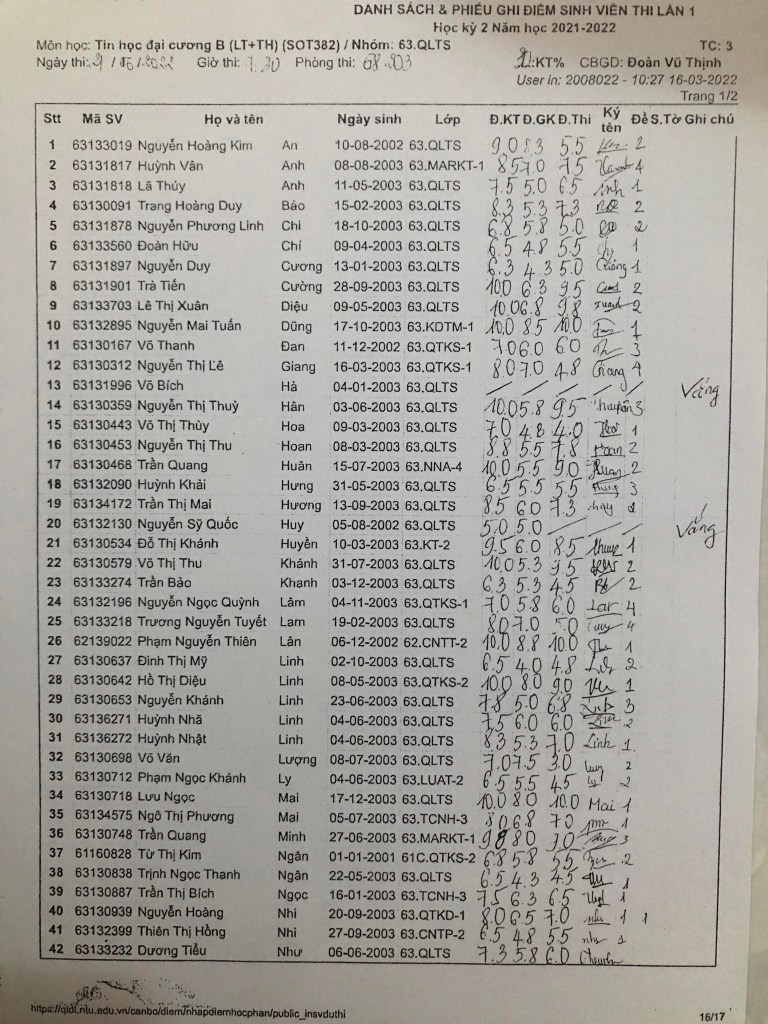
#> input picture Images/Anh5.jpg, 1536 x 2048 px, found by its file name (shown at 1/2 size)
$ python main.py
#> lines starting #> are read from the running program, lines starting #| are printed output that depends on the picture; after the words box and inside, x2 and y2 are one past the last pixel; in counts of white or black regions, pixels touching at a corner belong together
import cv2
import numpy
import numpy as np
import os

# Cac duong mau do la phat hien duong thang
# Cac duong mau vang la khung phat hien vung bang de cat anh

working_directory = os.getcwd()
IMAGE = cv2.imread(working_directory + "\Images\Anh5.jpg")
#> IMAGE is the input picture: shape (2048, 1536, 3); mean B, G, R 159.6, 165.5, 168.2
detectedLinesImg = IMAGE.copy()


def sortX(val):
    return val[0]


def sortY(val):
    return val[1]


def preprocess(image, level):
    gray_img = cv2.cvtColor(image, cv2.COLOR_BGR2GRAY)  # Chuyen ve anh xam
    smooth_img = cv2.GaussianBlur(gray_img, (level, level), 0)  # Lam min anh
    im_bw = cv2.adaptiveThreshold(smooth_img, 255, cv2.ADAPTIVE_THRESH_GAUSSIAN_C, cv2.THRESH_BINARY, 15,
                                  8)  # Nhi phan anh
    return im_bw


def findHorAndVerLines(image, rawImg):
    h_image, w_image, c_image = rawImg.shape

    edges = cv2.Canny(image, 100, 200, None, 3)  # Phat hien canh de xu ly Hough]
    lines = cv2.HoughLinesP(edges, 1, np.pi / 180, 250, None, None, h_image)

    horizontal_lines_tmp = []
    horizontal_lines = []
    vertical_lines_tmp = []
    vertical_lines = []

    # 2 bien nay dung de tinh chieu dai trung binh cac doan thang
    sum_avg_horizontal_line = 0
    sum_avg_vertical_line = 0

    if lines is not None:
        for i in range(0, len(lines)):
            l = lines[i][0]
            if abs(l[3] - l[1]) < h_image / 30 and abs(
                    l[2] - l[0]) > w_image * 2 / 3:  # Neu la duong ngang thi them vao
                sum_avg_horizontal_line += abs(l[2] - l[0])
                horizontal_lines_tmp.append(l)
            if abs(l[2] - l[0]) < w_image / 20:  # Neu la duong doc thi them vao
                sum_avg_vertical_line += abs(l[3] - l[1])
                vertical_lines_tmp.append(l)

    # Khong phat hien duong thang ngang hoac doc thi ket thuc chuong trinh
    if (len(horizontal_lines_tmp) == 0 and len(vertical_lines_tmp) == 0) \
            or (len(horizontal_lines_tmp) == 1 and len(vertical_lines_tmp) == 0) \
            or (len(horizontal_lines_tmp) == 0 and len(vertical_lines_tmp) == 1):
        return None, None

    # TH1: Khong phat hien duoc duong ngang nao, chi co cac duong doc
    if len(horizontal_lines_tmp) == 0:
        avg_vertical_line = sum_avg_vertical_line / len(vertical_lines_tmp)
        for i in range(0, len(vertical_lines_tmp)):
            l = vertical_lines_tmp[i]
            if abs(l[3] - l[1]) >= avg_vertical_line * 0.75:
                vertical_lines.append(l)

        # Sap xep lai cac duong thang theo thu tu tu trai sang phai
        vertical_lines.sort(key=sortX)

        for i in range(0, len(vertical_lines)):
            l = vertical_lines[i]

            # Kiem tra da la diem noi tu tren xuong duoi chua
            if l[1] > l[3]:
                l0 = l[0]
                l1 = l[1]
                l[0] = l[2]
                l[1] = l[3]
                l[2] = l0
                l[3] = l1
        return None, vertical_lines

    # TH2: Phat hien duoc cac duong ngang
    else:
        avg_horizontal_line = sum_avg_horizontal_line / len(horizontal_lines_tmp)
        if horizontal_lines_tmp is not None:
            for i in range(0, len(horizontal_lines_tmp)):
                l = horizontal_lines_tmp[i]
                if abs(l[2] - l[0]) >= avg_horizontal_line * 0.99:
                    horizontal_lines.append(l)
        if len(vertical_lines_tmp) != 0:
            avg_vertical_line = sum_avg_vertical_line / len(vertical_lines_tmp)
            for i in range(0, len(vertical_lines_tmp)):
                l = vertical_lines_tmp[i]
                if abs(l[3] - l[1]) >= avg_vertical_line * 0.75:
                    vertical_lines.append(l)

        # Sap xep lai cac duong thang theo thu tu tu tren xuong duoi
        horizontal_lines.sort(key=sortY)

        # Sap xep lai cac duong thang theo thu tu tu trai sang phai
        vertical_lines.sort(key=sortX)

        for i in range(0, len(vertical_lines)):
            l = vertical_lines[i]

            # Kiem tra da la diem noi tu tren xuong duoi chua
            if l[1] > l[3]:
                l0 = l[0]
                l1 = l[1]
                l[0] = l[2]
                l[1] = l[3]
                l[2] = l0
                l[3] = l1

        return horizontal_lines, vertical_lines


def findCropPoint(image, horizontalLines, verticalLines):
    h_image, w_image, c_image = image.shape

    # TH1: Khong phat hien duoc duong ngang nao, chi co cac duong doc
    if horizontalLines is None:
        sum_top_point = sum_bot_point = 0
        sum_vertical_line = 0
        for i in range(0, len(verticalLines)):
            l = verticalLines[i]
            sum_top_point += l[1]
            sum_bot_point += l[3]
            sum_vertical_line += abs(l[3] - l[1])

        ver_line_avg_pos_top = int(sum_top_point / len(verticalLines))
        ver_line_avg_pos_bot = int(sum_bot_point / len(verticalLines))
        avg_vertical_line = int(sum_vertical_line / len(verticalLines))

        crop_vertical_lines = []
        for i in range(0, len(verticalLines)):
            l = verticalLines[i]
            if abs(l[1] - ver_line_avg_pos_top) < avg_vertical_line / 10 \
                    and abs(l[3] - ver_line_avg_pos_bot) < avg_vertical_line / 10:
                crop_vertical_lines.append(l)

        y1 = ver_line_avg_pos_top
        y2 = ver_line_avg_pos_bot
        x1 = int((crop_vertical_lines[0][0] + crop_vertical_lines[0][2]) / 2)
        x2 = int((crop_vertical_lines[-1][0] + crop_vertical_lines[-1][2]) / 2)

        cv2.line(image, (x1, y1), (x2, y1), (25, 183, 227), 2, cv2.LINE_AA)
        cv2.line(image, (x1, y2), (x2, y2), (25, 183, 227), 2, cv2.LINE_AA)
        cv2.line(image, (x1, y1), (x1, y2), (25, 183, 227), 2, cv2.LINE_AA)
        cv2.line(image, (x2, y1), (x2, y2), (25, 183, 227), 2, cv2.LINE_AA)

        return x1, x2, y1, y2

    # TH2: Phat hien duoc cac duong ngang
    else:
        # Cac duong thang ngang la it nhieu nhat, nen ta lay duong ngang lam chuan
        # Neu nhu thieu duong ngang thi moi xet den duong thang dung

        # Loc lai cac duong thang ngang, sao cho chi con cac duong co vi tri gan giong nhau nhat
        crop_horizontal_lines = []
        sum_left_point = sum_right_point = 0
        sum_horizontal_line = 0
        for i in range(0, len(horizontalLines)):
            l = horizontalLines[i]
            sum_left_point += l[0]
            sum_right_point += l[2]
            sum_horizontal_line += abs(l[2] - l[0])

        hor_line_avg_pos_left = int(sum_left_point / len(horizontalLines))
        hor_line_avg_pos_right = int(sum_right_point / len(horizontalLines))
        avg_horizontal_line = int(sum_horizontal_line / len(horizontalLines))

        for i in range(0, len(horizontalLines)):
            l = horizontalLines[i]
            if abs(l[0] - hor_line_avg_pos_left) < avg_horizontal_line / 10 \
                    and abs(l[2] - hor_line_avg_pos_right) < avg_horizontal_line / 10:
                crop_horizontal_lines.append(l)

        l1 = crop_horizontal_lines[0]
        l2 = crop_horizontal_lines[-1]

        # Truong hop 1: Chi co 1 duong ngang hoac 2 duong ngang rat gan
        # Ta phai xet them cac duong doc (dieu nay co the tao nen ti le loi cao)
        if (l2[1] + l2[3]) / 2 - (l1[1] + l1[3]) / 2 < h_image / 100:
            x1 = x2 = y1 = y2 = 0
            if len(verticalLines) != 0:
                sum_top_point = sum_bot_point = 0
                for i in range(0, len(verticalLines)):
                    l = verticalLines[i]
                    sum_top_point += l[1]
                    sum_bot_point += l[3]

                ver_line_avg_pos_top = int(sum_top_point / len(verticalLines))
                ver_line_avg_pos_bot = int(sum_bot_point / len(verticalLines))

                x1 = hor_line_avg_pos_left
                x2 = hor_line_avg_pos_right

                # Duong ngang nam dau bang
                if (l1[1] + l1[3]) / 2 < (ver_line_avg_pos_top + ver_line_avg_pos_bot) / 3:
                    y1 = int((l1[1] + l1[3]) / 2)
                    y2 = ver_line_avg_pos_bot
                # Duong ngang nam giua bang
                elif (l1[1] + l1[3]) / 2 < (ver_line_avg_pos_top + ver_line_avg_pos_bot) * 2 / 3:
                    y1 = ver_line_avg_pos_top
                    y2 = ver_line_avg_pos_bot
                # Duong ngang nam cuoi bang
                else:
                    y1 = ver_line_avg_pos_top
                    y2 = int((l2[1] + l2[3]) / 2)

                cv2.line(image, (x1, y1), (x2, y1), (25, 183, 227), 2, cv2.LINE_AA)
                cv2.line(image, (x1, y2), (x2, y2), (25, 183, 227), 2, cv2.LINE_AA)
                cv2.line(image, (x1, y1), (x1, y2), (25, 183, 227), 2, cv2.LINE_AA)
                cv2.line(image, (x2, y1), (x2, y2), (25, 183, 227), 2, cv2.LINE_AA)

                return x1, x2, y1, y2
            else:
                return None, None, None, None

        # Truong hop 2: Co cac duong ngang cach xa nhau
        else:
            x1 = int(sum_left_point / len(horizontalLines))
            x2 = int(sum_right_point / len(horizontalLines))
            y1 = int((l1[1] + l1[3]) / 2)
            y2 = int((l2[1] + l2[3]) / 2)

            cv2.line(image, (x1, y1), (x2, y1), (25, 183, 227), 2, cv2.LINE_AA)
            cv2.line(image, (x1, y2), (x2, y2), (25, 183, 227), 2, cv2.LINE_AA)
            cv2.line(image, (x1, y1), (x1, y2), (25, 183, 227), 2, cv2.LINE_AA)
            cv2.line(image, (x2, y1), (x2, y2), (25, 183, 227), 2, cv2.LINE_AA)

            return x1, x2, y1, y2

def extendCropImg(img, x_1, x_2, y_1, y_2):
    h_image, w_image, c_image = img.shape

    if x_1 - 5 > 0:
        x_1 -= 5
    else:
        x_1 = 0

    if x_2 + 5 < w_image:
        x_2 += 5
    else:
        x_2 = w_image

    if y_1 - 5 > 0:
        y_1 -= 5
    else:
        y_1 = 0

    if y_2 + 5 < h_image:
        y_2 += 5
    else:
        y_2 = h_image

    return x_1, x_2, y_1, y_2


im_bw = preprocess(IMAGE, 5)
#> in preprocess, `im_bw = cv2.adaptiveThreshold(smooth_img, 255, cv2.ADAPTIVE_THRESH_GAU..`:
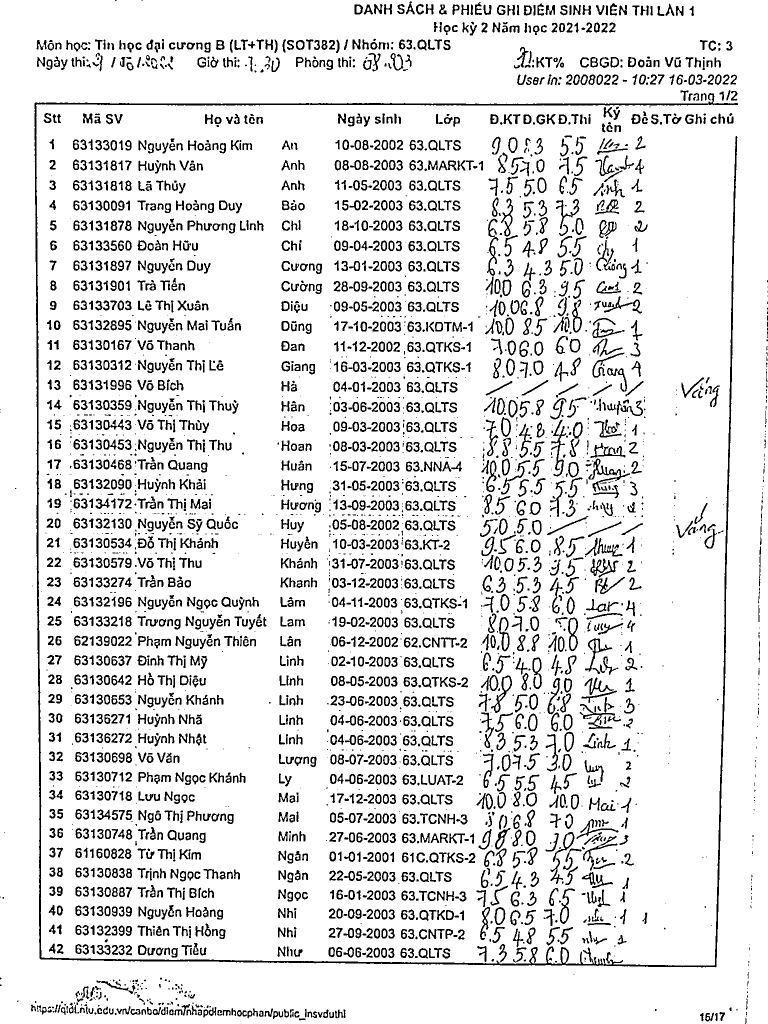
#> im_bw: shape (2048, 1536) (shown at 1/2 size); 88.5% white; 3898 black regions (1291 under 20 px), largest, box (x1, y1, x2, y2) and area: (69, 186, 1476, 1935) 22520, (1177, 917, 1260, 984) 947, (1102, 839, 1133, 953) 770
(horizontal_lines, vertical_lines) = findHorAndVerLines(im_bw, IMAGE)
#> in findHorAndVerLines, `lines = cv2.HoughLinesP(edges, 1, np.pi / 180, 250, None, None, h_image)`: lines = 282 rows, first 6: [69, 206, 1475, 206], [68, 210, 1376, 210], [76, 2023, 76, 79], [68, 209, 1475, 209], [1447, 1453, 1470, 149], [73, 2013, 73, 82]
#> the loop in findHorAndVerLines, `for i in range(0, len(lines)):` made 282 passes
#> (l, sum_avg_vertical_line) on passes 3, 5, 6, 7, 8, 9, 10, 11: ([76, 2023, 76, 79], 1944), ([1447, 1453, 1470, 149], 3248), ([73, 2013, 73, 82], 5179), ([185, 2026, 185, 124], 7081), ([244, 2027, 244, 114], 8994), ([276, 2026, 276, 84], 10936), ([215, 2027, 215, 85], 12878), ([291, 2028, 291, 112], 14794)
#> after the loop in findHorAndVerLines, `for i in range(0, len(lines)):`: horizontal_lines_tmp = [[69, 206, 1475, 206], [68, 210, 1376, 210], [68, 209, 1475, 209], [78, 1914, 1498, 1939], [82, 1910, 1431, 1934], [260, 1922, 1498, 1922]]; sum_avg_horizontal_line = 8128; sum_avg_vertical_line = 524031; vertical_lines_tmp = 274 items, first 6: [76, 2023, 76, 79], [1447, 1453, 1470, 149], [73, 2013, 73, 82], [185, 2026, 185, 124], [244, 2027, 244, 114], [276, 2026, 276, 84]
#> in findHorAndVerLines, `avg_horizontal_line = sum_avg_horizontal_line / len(horizontal_lines_t..`: avg_horizontal_line = 1354.7
#> the loop in findHorAndVerLines, `for i in range(0, len(horizontal_lines_tmp)):` made 6 passes
#> after the loop in findHorAndVerLines, `for i in range(0, len(horizontal_lines_tmp)):`: horizontal_lines = [[69, 206, 1475, 206], [68, 209, 1475, 209], [78, 1914, 1498, 1939], [82, 1910, 1431, 1934]]
#> in findHorAndVerLines, `avg_vertical_line = sum_avg_vertical_line / len(vertical_lines_tmp)`: avg_vertical_line = 1912.5
#> the loop in findHorAndVerLines, `for i in range(0, len(vertical_lines_tmp)):` made 274 passes
#> after the loop in findHorAndVerLines, `for i in range(0, len(vertical_lines_tmp)):`: vertical_lines = 273 items, first 6: [76, 2023, 76, 79], [73, 2013, 73, 82], [185, 2026, 185, 124], [244, 2027, 244, 114], [276, 2026, 276, 84], [215, 2027, 215, 85]
#> the loop in findHorAndVerLines, `for i in range(0, len(vertical_lines)):` made 273 passes
#> (l0, l1) on passes 1 to 8: (72, 2005), (73, 2013), (76, 2023), (77, 2014), (78, 2015), (81, 2020), (99, 2024), (102, 2024)
#> horizontal_lines = [[69, 206, 1475, 206], [68, 209, 1475, 209], [82, 1910, 1431, 1934], [78, 1914, 1498, 1939]]; vertical_lines = 273 items, first 6: [72, 204, 72, 2005], [73, 82, 73, 2013], [76, 79, 76, 2023], [77, 79, 77, 2014], [78, 80, 78, 2015], [81, 90, 81, 2020]

# Ve cac duong thang ngang va doc
for i in range(0, len(horizontal_lines)):
    l = horizontal_lines[i]
    cv2.line(detectedLinesImg, (l[0], l[1]), (l[2], l[3]), (0, 0, 255), 2, cv2.LINE_AA)
#> this loop made 4 passes
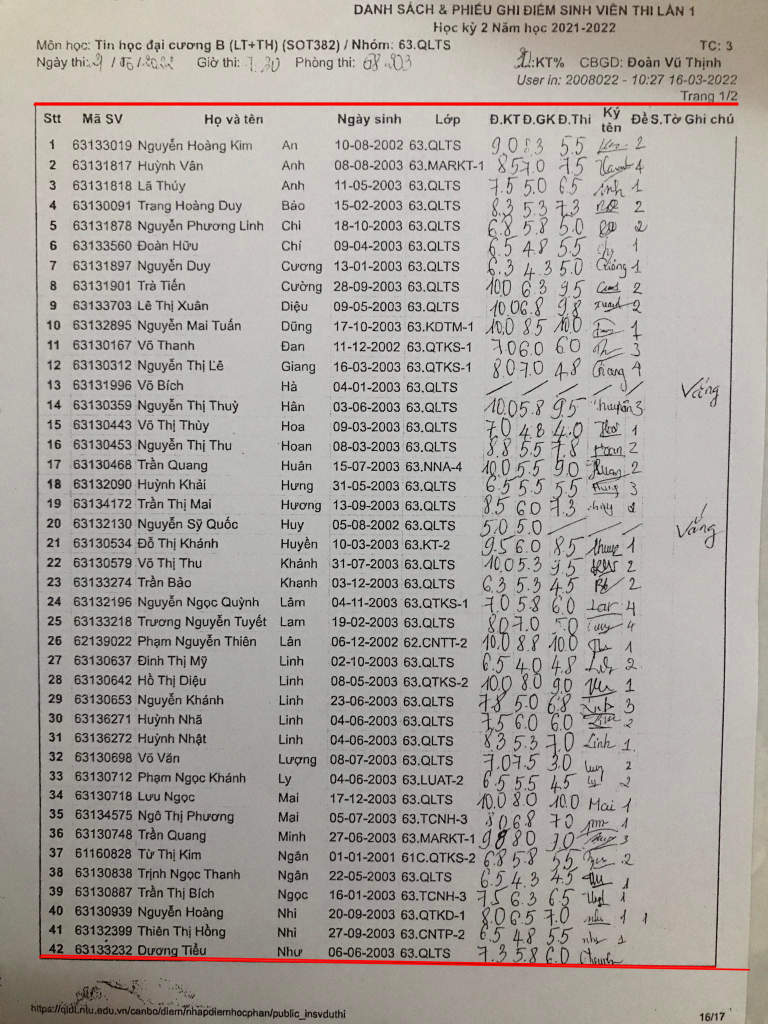
#> detectedLinesImg: shape (2048, 1536, 3) (shown at 1/2 size); 0.75% of pixels changed, all inside (x1, y1, x2, y2) = (66, 204, 1501, 1942)
for i in range(0, len(vertical_lines)):
    l = vertical_lines[i]
    cv2.line(detectedLinesImg, (l[0], l[1]), (l[2], l[3]), (0, 0, 255), 2, cv2.LINE_AA)
#> this loop made 273 passes
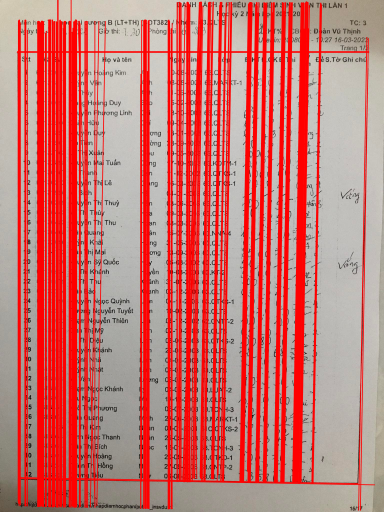
#> detectedLinesImg: shape (2048, 1536, 3) (shown at 1/4 size); mean B, G, R 114.2, 118.6, 199

_x1, _x2, _y1, _y2 = findCropPoint(detectedLinesImg, horizontal_lines, vertical_lines)
#> the loop in findCropPoint, `for i in range(0, len(horizontalLines)):` made 4 passes
#> (l, sum_left_point, sum_right_point, sum_horizontal_line) on passes 1 to 4: ([69, 206, 1475, 206], 69, 1475, 1406), ([68, 209, 1475, 209], 137, 2950, 2813), ([82, 1910, 1431, 1934], 219, 4381, 4162), ([78, 1914, 1498, 1939], 297, 5879, 5582)
#> after the loop in findCropPoint, `for i in range(0, len(horizontalLines)):`: sum_horizontal_line = 5582; sum_left_point = 297; sum_right_point = 5879
#> in findCropPoint, `hor_line_avg_pos_left = int(sum_left_point / len(horizontalLines))`: hor_line_avg_pos_left = 74
#> in findCropPoint, `hor_line_avg_pos_right = int(sum_right_point / len(horizontalLines))`: hor_line_avg_pos_right = 1469
#> in findCropPoint, `avg_horizontal_line = int(sum_horizontal_line / len(horizontalLines))`: avg_horizontal_line = 1395
#> the loop in findCropPoint, `for i in range(0, len(horizontalLines)):` made 4 passes
#> after the loop in findCropPoint, `for i in range(0, len(horizontalLines)):`: crop_horizontal_lines has the same summary as horizontal_lines outside findCropPoint
#> in findCropPoint, `l1 = crop_horizontal_lines[0]`: l1 = [69, 206, 1475, 206]
#> in findCropPoint, `l2 = crop_horizontal_lines[-1]`: l2 = [78, 1914, 1498, 1939]
#> in findCropPoint, `x1 = int(sum_left_point / len(horizontalLines))`: x1 = 74
#> in findCropPoint, `x2 = int(sum_right_point / len(horizontalLines))`: x2 = 1469
#> in findCropPoint, `y1 = int((l1[1] + l1[3]) / 2)`: y1 = 206
#> in findCropPoint, `y2 = int((l2[1] + l2[3]) / 2)`: y2 = 1926
x1, x2, y1, y2 = extendCropImg(IMAGE, _x1, _x2, _y1, _y2)
#> in extendCropImg, `x_1 -= 5`: x_1 = 69
#> in extendCropImg, `x_2 += 5`: x_2 = 1474
#> in extendCropImg, `y_1 -= 5`: y_1 = 201
#> in extendCropImg, `y_2 += 5`: y_2 = 1931
#> x1 = 69; x2 = 1474; y1 = 201; y2 = 1931


cv2.imshow('detectedLines', cv2.resize(detectedLinesImg, (480, 640)))
img_crop = IMAGE[y1:y2, x1:x2]
cv2.imshow('Crop', cv2.resize(img_crop, (480, 640)))
cv2.waitKey()

#
# ####################### NHAN DIEN CAC DUONG THANG DOC###############################
#

img_crop_bw = preprocess(img_crop, 5)
# [8 lines of commented-out code are left out]

imgCropHorLines, imgCropVerLines = findHorAndVerLines(img_crop_bw, img_crop)
#> in findHorAndVerLines (call 2), `edges = cv2.Canny(image, 100, 200, None, 3)`:
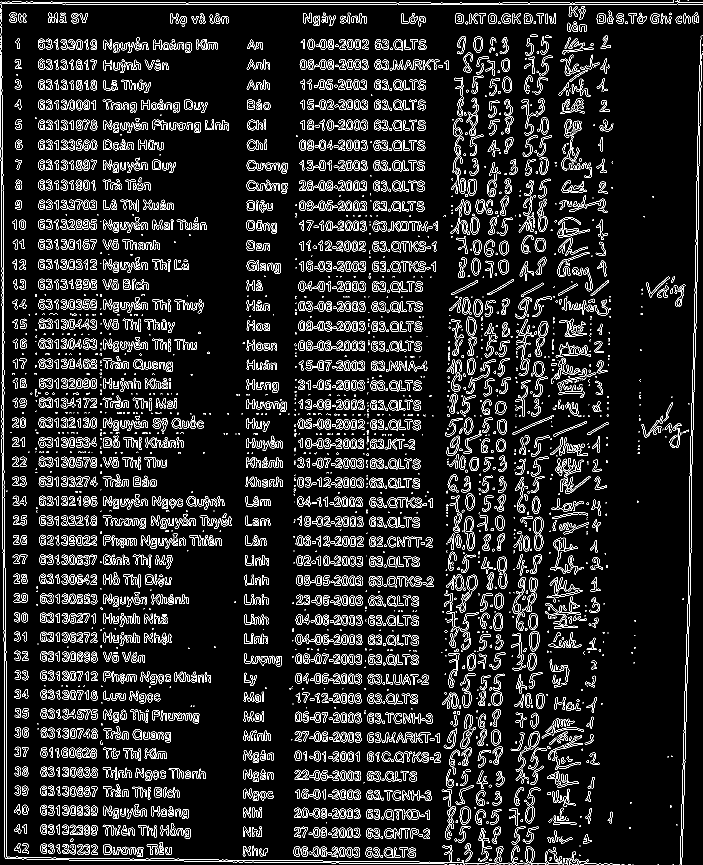
#> edges: shape (1730, 1405) (shown at 1/2 size); 8.6% white in thin lines or dots
#> in findHorAndVerLines (call 2), `lines = cv2.HoughLinesP(edges, 1, np.pi / 180, 250, None, None, h_image)`: lines = 230 rows, first 6: [150, 5, 1400, 5], [0, 8, 1404, 8], [7, 1282, 7, 4], [0, 9, 1307, 9], [1378, 1252, 1397, 183], [4, 1057, 4, 4]
#> the loop in findHorAndVerLines (call 2), `for i in range(0, len(lines)):` made 230 passes
#> (l, sum_avg_vertical_line) on passes 3, 5, 6, 7, 8, 9, 10, 11: ([7, 1282, 7, 4], 1278), ([1378, 1252, 1397, 183], 2347), ([4, 1057, 4, 4], 3400), ([116, 1719, 116, 4], 5115), ([146, 1720, 146, 4], 6831), ([161, 1720, 161, 26], 8525), ([175, 1720, 175, 27], 10218), ([222, 1721, 222, 79], 11860)
#> the loop in findHorAndVerLines (call 2), `for i in range(0, len(horizontal_lines_tmp)):` made 4 passes
detectedLinesImgCrop = img_crop.copy()


# for i in range(0, len(imgCropHorLines)):
#     l = imgCropHorLines[i]
#     cv2.line(detectedLinesImgCrop, (l[0], l[1]), (l[2], l[3]), (0, 0, 255), 2, cv2.LINE_AA)
for i in range(0, len(imgCropVerLines)):
    l = imgCropVerLines[i]
    cv2.line(detectedLinesImgCrop, (l[0], l[1]), (l[2], l[3]), (0, 0, 255), 2, cv2.LINE_AA)
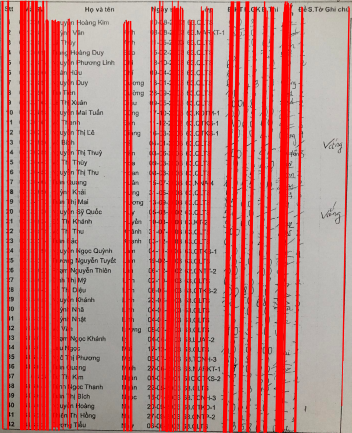
#> detectedLinesImgCrop: shape (1730, 1405, 3) (shown at 1/4 size); mean B, G, R 115, 118.1, 198.3

# cv2.imshow('imbw', cv2.resize(img_crop_bw, (480, 640)))
cv2.imshow('detectedLinesImgCrop', cv2.resize(detectedLinesImgCrop, (480, 640)))
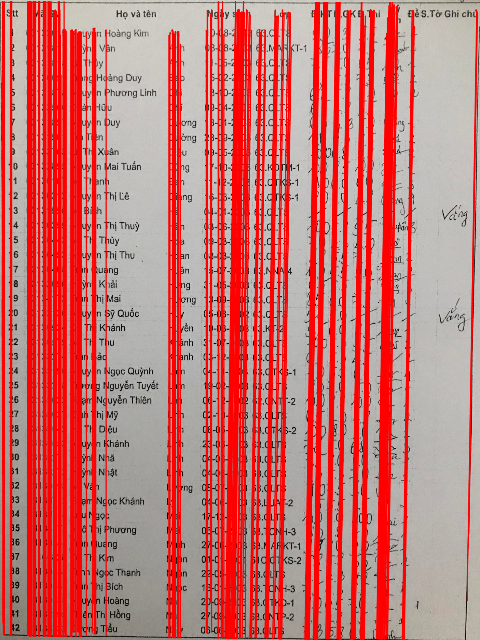
#> window 'detectedLinesImgCrop': shape (640, 480, 3); mean B, G, R 114.8, 117.8, 198.3
cv2.waitKey()
